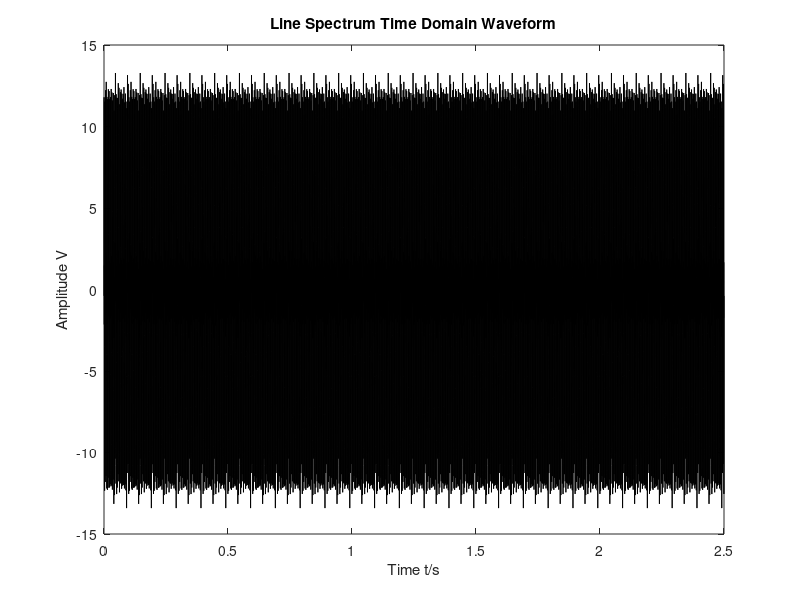
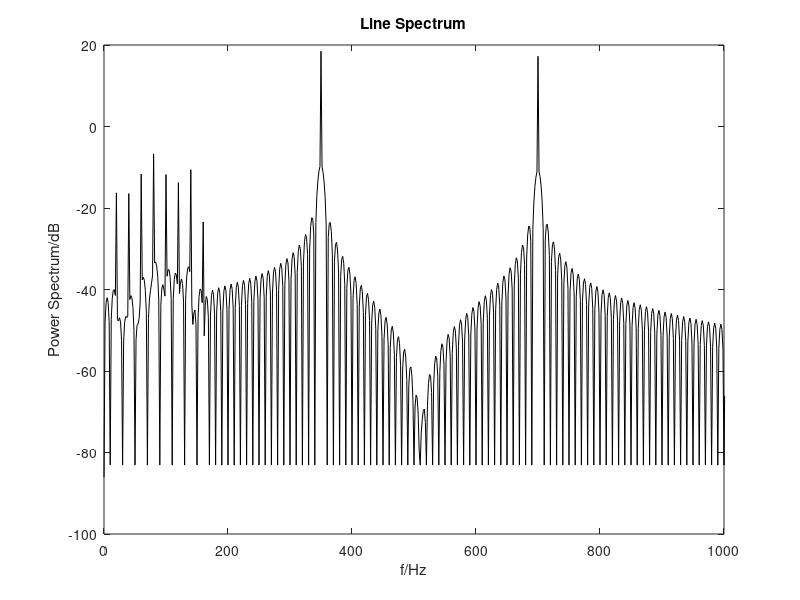

These charts were generated, in order, by the following MATLAB code: (Note: this script raises an error after producing the figures.)
clc;
clear all;
clf;

Fs = 5000;
n = 5; % Number of propeller blades
s = 6; % Propeller speed

%%%% Below 100Hz, the line spectrum frequencies can be represented as follows %%%%
Ts = 0:1/Fs:2.5; % Time series
ni = 8; % Eight line spectra
Ak = 0.5 * rand(1,10); % Line spectrum amplitude
Ik = 0.25 * pi * rand(1,10); % Random phases

% Calculate the line spectrum frequencies
f1 = zeros(1, ni);
C = [];
for m1 = 1:ni
    f1(m1) = m1 * n * s;
end
f = f1;
disp(f)

%%% K represents the number of line spectra, Ak, f, Ik correspond to the amplitude, frequency, and phase of the k-th line spectrum
%% Calculate the power spectrum %%%
fi = 80;
L = 4; % The highest frequency of line spectra cannot exceed 100Hz, with the highest being ni*fi/L
fait = 0.25 * pi;
temp = 1:1:ni;
G = 0;
for i = 1:1:ni               
   G1 = Ak(i) * sin(temp(i) * (2 * pi * fi / L * Ts + fait) + Ik(i));
   G = G + G1;
end

G = G + 7.5 * sin(2 * pi * 350 * Ts) + 6.5 * sin(2 * pi * 700 * Ts);

figure;
plot(Ts, G, 'k');
xlabel('Time t/s');
ylabel('Amplitude V');
title('Line Spectrum Time Domain Waveform');

%% 

% Power spectrum analysis
window = boxcar(length(G)); % Rectangular window 
nfft = 3000; 
[Pxxm, f] = periodogram(G, window, nfft, Fs); % Direct method 
PxxM = 10 * log10(Pxxm);

figure(); 
plot(f, PxxM, 'k');
xlabel('f/Hz');
ylabel('Power Spectrum/dB'); % Plot the graph before 3000
title('Line Spectrum');
xlim([0, 1000]);

%%%% White noise construction using a FIR filter with a specific response %%%%

%%%% Use Box-Muller method to generate normally distributed random numbers (mean = 0, std = 1) %%%%

m = input('Enter mean value:');
n1 = input('Enter standard deviation:');
t0 = input('Enter data length:'); % Generate normally distributed random numbers

for i = 1:t0   
    a = rand;    
    b = rand;     
    X1(i) = sqrt((-2) * log10(a)) * cos(2 * pi * b);   
    X2(i) = sqrt((-2) * log10(a)) * sin(2 * pi * b);     
    Y1 = X1 * n1 + m;    
    Y2 = X2 * n1 + m; 
end
disp(Y1); % Calculate the mean and standard deviation 
M1 = mean(Y1);
N1 = std(Y1);
disp(M1);
disp(N1); 
disp(Y1); % Calculate the mean and standard deviation 
M2 = mean(Y2);
N2 = std(Y2); 
disp(M2); 
disp(N2); 
h1 = lillietest(Y1);     % If h1 = 1, it means the null hypothesis is rejected, otherwise, it is accepted (i.e., the original distribution is normal)
disp(h1); 
h2 = lillietest(Y2);     % If h2 = 1, it means the null hypothesis is rejected, otherwise, it is accepted (i.e., the original distribution is normal) 
disp(h2);

To = 0.02; 
y = Y2;
N = length(y);
A(1:N) = exp(-To); 
C(1:N) = 1; 
R(1:N) = 1; 
Q(1:N) = 1 - exp(-2 * To); 
P(1) = 1; 

x(1) = y(1); % x(0) = 0; H(1) = 1; 
for n = 2:N 
    P1(n) = A(n) * A(n) * P(n - 1) + Q(n); 
    H(n) = C(n) * P1(n) / (C(n) * C(n) * P1(n) + R(n)); 
    x(n) = A(n) * x(n - 1) + H(n) * (y(n) - C(n) * A(n) * x(n - 1)); 
    P(n) = (1 - C(n) * H(n)) * P1(n); 
end 
i = [1:N]; 
figure(3)
subplot(311)
% x = x(n) / abs(x(n));
plot(i, x, 'k') 
xlabel('Sample Points'); ylabel('Amplitude'); title('White Noise Time Domain Waveform');
set(get(gca, 'XLabel'), 'FontSize', 12); % Graph text size set to 12
set(get(gca, 'YLabel'), 'FontSize', 12);
set(get(gca, 'TITLE'), 'FontSize', 10);
% grid on; 

%%%%% Power Spectrum of White Noise %%%%%%%%
subplot(3,1,2);
P = abs(fft(x)); % Spectrum
fm = (Fs / 2) * N / Fs;
f = (0: fm) * Fs / N;

plot(f, P(1:length(f)), 'k');
% grid on
title('Power Spectrum of White Noise'); xlabel('Frequency'); ylabel('Amplitude');
set(get(gca, 'XLabel'), 'FontSize', 12); % Graph text size set to 12
set(get(gca, 'YLabel'), 'FontSize', 12);
set(get(gca, 'TITLE'), 'FontSize', 10);

CX = xcorr(x, 'unbiased'); % Calculate autocorrelation function of sequence x(n)
CXk = fft(CX, N);
Px = abs(CXk);
index = 0: round(N / 2);
k = index * Fs / N;
Px0 = 10 * log10(Px(index + 1));
subplot(313)
plot(k, Px0, 'k'); 
% grid on;
xlabel('Frequency'); ylabel('Power Spectrum/dB');
title('Power Spectrum of White Noise');
set(get(gca, 'XLabel'), 'FontSize', 12); % Graph text size set to 12
set(get(gca, 'YLabel'), 'FontSize', 12);
set(get(gca, 'TITLE'), 'FontSize', 10);

%% 

%%%% Ideal Ship Radiated Noise Model %%%%
V = input('Enter ship speed:'); % Ship speed
DT = input('Enter displacement:'); % Ship displacement, in tons

SLs = 112 + 50 * log(V / 10) + 15 * log(DT); % Empirical formula for sound level above 100Hz, in dB
% Calculate the spectral peak frequency f0
if V >= 10
    f0 = 300 - 200 * (V - 10) / 30;  % For V >= 10 knots
else
    f0 = 300;  % For V < 10 knots
end

SLf0 = SLs + 20 - 20 * log(f0); % Sound pressure level at the spectral peak

K1 = 1; % Slope below the spectral peak frequency
K2 = -20; % Slope above the spectral peak frequency

%%%% Model the continuous spectrum %%%%
ff = 0:1:10000;
SLf = (SLf0 - K1 * log(f0 ./ ff)) .* (ff < f0) + SLf0 .* (ff == f0) + (SLf0 + K2 * log(ff ./ f0)) .* (f0 < ff);

figure(5)
plot(ff, SLf, 'k');
xlabel('Frequency/Hz'); xlim([0, 1100])
ylabel('Sound Pressure Level/dB'); % ylim([160, 200])
title('Expected Continuous Spectrum Curve')
% grid on;
%% 

% Periodic components
Nf = 5000;
n = 0:Nf-1;
t = n / Fs;
f = (0:Nf-1) * Fs / Nf;
Nfft = 2048;
si = 3 * sin(2 * pi * 60 * t) + 2 * sin(2 * pi * 90 * t) + 1 * sin(2 * pi * 120 * t);

% Signal = wgn(2048, 1, 60); % White noise with SNR -20.93 (60), -11.08 (50), 0.219 (35)

[N0, Wc] = buttord([0.05, 0.051], [0.025, 0.1], 6, 9); % wp = 300 / 6000 = 0.05, ws1 = 150 / 6000 = 0.025, ws2 = 600 / 6000 = 0.01
[b, a] = butter(N0, Wc);
xn1 = filter(b, a, x');
figure(6);
subplot(211)
plot(xn1, 'k');
xlabel('Sample Points')
ylabel('Amplitude')
title('Continuous Spectrum Time Domain Waveform')
xn = xn1 + (si(1:length(xn1)))';

subplot(212)
N1 = 2048;
Pxx = 10 * log10(abs(fft(xn, Nfft).^2));
f11 = (0: length(Pxx)-1) * Fs / length(Pxx);
plot(f11, Pxx, 'k');
xlabel('f/Hz');
ylabel('Power Spectrum/dB'); title('Continuous Spectrum')
xlim([0 3000]); % Plot before 3000

% [t1, r1] = size(Pxx);
% [t2, r2] = size(PxxM);
% B1 = zeros((t2 - t1), 1); B = [Pxx; B1];


% 计算 Power Spectrum 和 Time Domain Waveform
PP = Pxx(1:length(PxxM)) + PxxM;
ss = (G((1:length(xn))))' + xn;

PP = Pxx(1:length(PxxM)) + PxxM+100;
figure;
subplot(2,1,2);
plot(f11(1:length(PP)), PP)
xlabel('f/Hz');
ylabel('Power Spectrum/dB');
title('Ship Radiated Noise');
xlim([0, 3000]);

subplot(2,1,1);
ss = (G((1:length(xn))))' + xn;
% tf = t * Ts;
pp = length(ss);
tf = Ts * pp / Fs;
plot(tf(1:length(ss)), ss / norm(ss))
title('Ship Radiated Noise Time Domain Waveform');
xlabel('Time');
ylabel('Normalized Amplitude');

% 设置 STFT 参数
window_length = 1024; % 窗口长度
noverlap = window_length / 2; % 窗口重叠量（50%重叠）
nfft = 1024; % FFT 点数

% 计算信号的 STFT
[~, F, T, P] = spectrogram(ss, window_length, noverlap, nfft, Fs);

% 将功率谱转换为 dB 标度
P_dB = 10 * log10(abs(P));

% 绘制 STFT 时频图
figure;

% 绘制时频图
imagesc(T, F, P_dB); % 时频图
axis xy; % 反转 y 轴，使频率从低到高
xlabel('Time(s)');
ylabel('Frequency (Hz)');
title('STFT of Ship1');
colorbar; % 显示色标
caxis([-100 0]); % 设置颜色条范围（dB）

